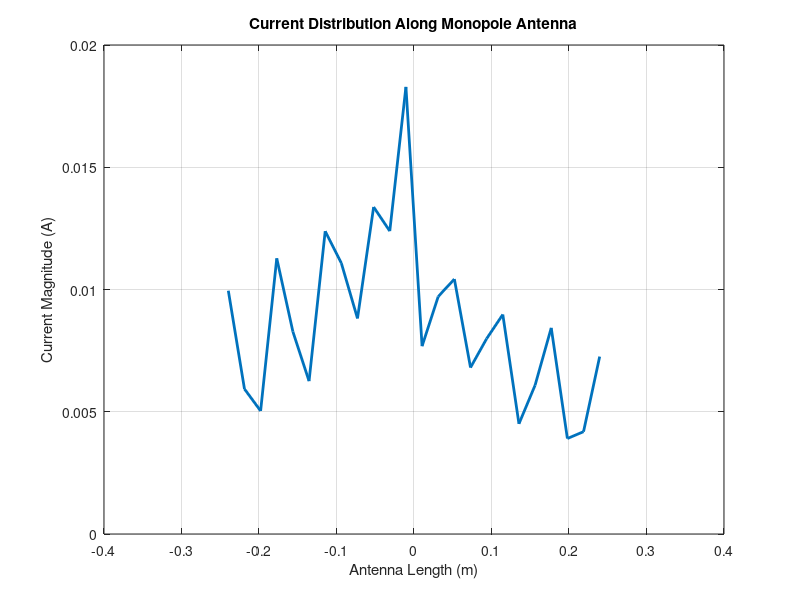

Reproduce this figure in MATLAB. (Note: this script raises an error after producing the figure.)
% ============================================================
% MOMENT METHOD ANALYSIS OF A NON-UNIFORM MONOPOLE ANTENNA
% Author: Olubunmi Adenekan
%
% Description:
% This script analyses a thin-wire monopole antenna using the
% Method of Moments (MoM). It computes:
% - Current distribution
% - Input impedance
% - Radiation pattern
%
% NOTE:
% This version is cleaned and structured for clarity and reproducibility.
% ============================================================

clc; clear; close all;

%% ------------------- USER PARAMETERS -------------------
NW = 1;      % Number of wires
NP = 25;     % Number of discretisation points
NR = 1;      % Number of radius variations

freq = 300e6;        % Frequency (Hz)
c = 3e8;             % Speed of light (m/s)
lambda = c / freq;
beta = 2*pi / lambda;

radius = 0.00337 * lambda;

%% ------------------- GEOMETRY -------------------
S = 1 / ((NP - 1) * 2);

PX = zeros(1, NP);
PY = zeros(1, NP);
PZ = zeros(1, NP);

for i = 1:NP
    PZ(i) = (i - (NP+1)/2) * S;
end

%% ------------------- SEGMENT PROPERTIES -------------------
numSegments = NP - 1;

segmentLength = zeros(1, numSegments);
segmentCenter = zeros(1, numSegments);

for i = 1:numSegments
    segmentLength(i) = abs(PZ(i+1) - PZ(i));
    segmentCenter(i) = (PZ(i+1) + PZ(i)) / 2;
end

%% ------------------- IMPEDANCE MATRIX -------------------
Z = zeros(numSegments, numSegments);

for m = 1:numSegments
    for n = 1:numSegments
        
        R = abs(segmentCenter(m) - segmentCenter(n)) + radius;
        
        if m == n
            % Self impedance approximation
            Z(m,n) = (1/(2*pi)) * log(2*segmentLength(m)/radius);
        else
            % Mutual impedance approximation
            Z(m,n) = exp(-1j*beta*R) / R;
        end
    end
end

%% ------------------- EXCITATION -------------------
V = zeros(numSegments,1);
feedPoint = round(numSegments/2);
V(feedPoint) = 1;

%% ------------------- CURRENT SOLUTION -------------------
I = Z \ V;

%% ------------------- CURRENT DISTRIBUTION -------------------
figure;
plot(segmentCenter, abs(I), 'LineWidth', 2);
grid on;
title('Current Distribution Along Monopole Antenna');
xlabel('Antenna Length (m)');
ylabel('Current Magnitude (A)');

%% ------------------- INPUT IMPEDANCE -------------------
Zin = V(feedPoint) / I(feedPoint);

fprintf('\nInput Impedance:\n');
fprintf('Zin = %.4f + j%.4f Ohms\n', real(Zin), imag(Zin));

%% ------------------- RADIATION PATTERN -------------------
theta = linspace(0, 2*pi, 360);
E_theta = zeros(size(theta));

for k = 1:length(theta)
    
    sumField = 0;
    
    for n = 1:numSegments
        phase = beta * segmentCenter(n) * cos(theta(k));
        sumField = sumField + I(n) * exp(1j * phase);
    end
    
    E_theta(k) = abs(sumField);
end

figure;
polarplot(theta, E_theta, 'LineWidth', 2);
title('Radiation Pattern of Monopole Antenna');

%% ------------------- POWER CALCULATION -------------------
Pin = 0.5 * real(Zin) * abs(I(feedPoint))^2;

fprintf('\nInput Power: %.6f W\n', Pin);
